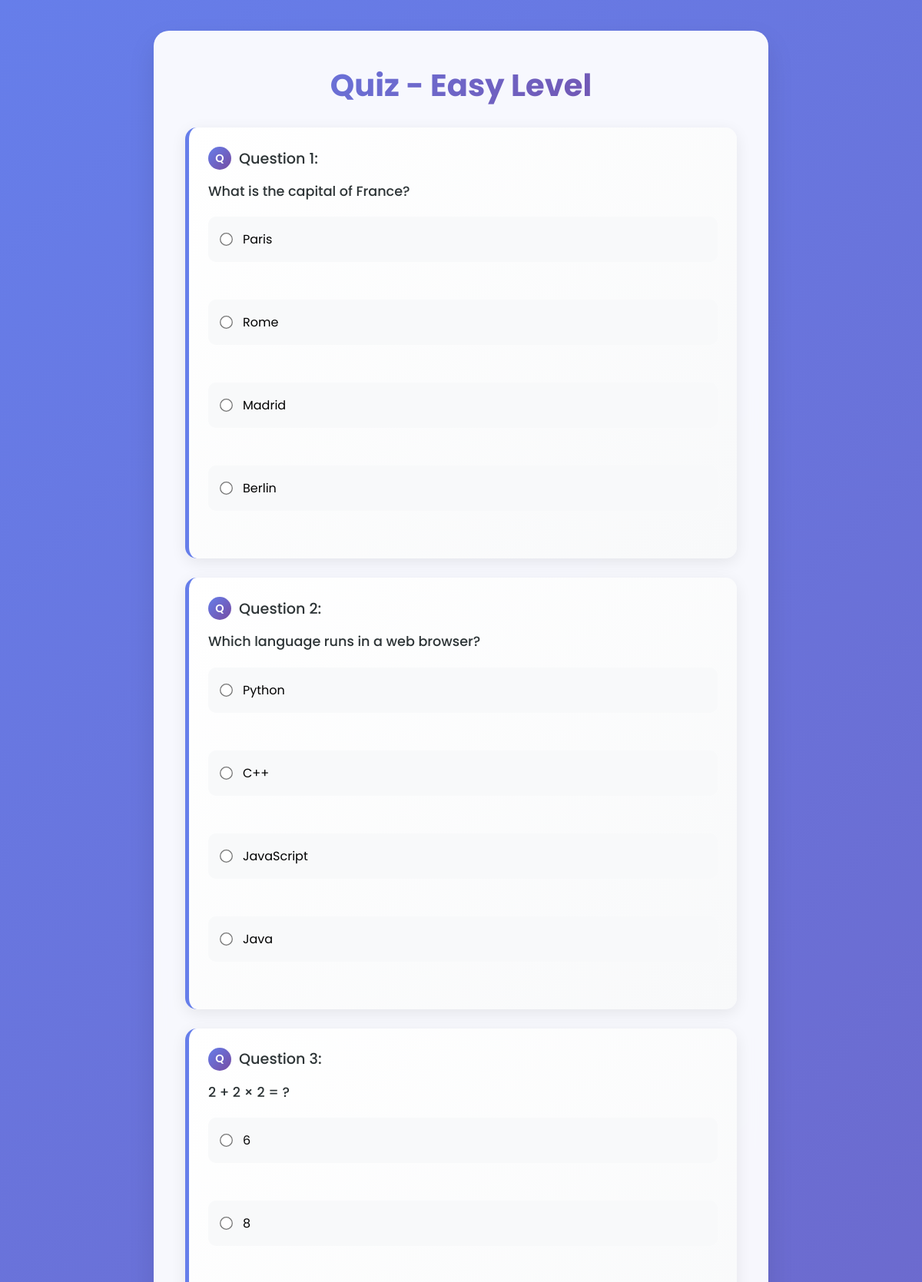
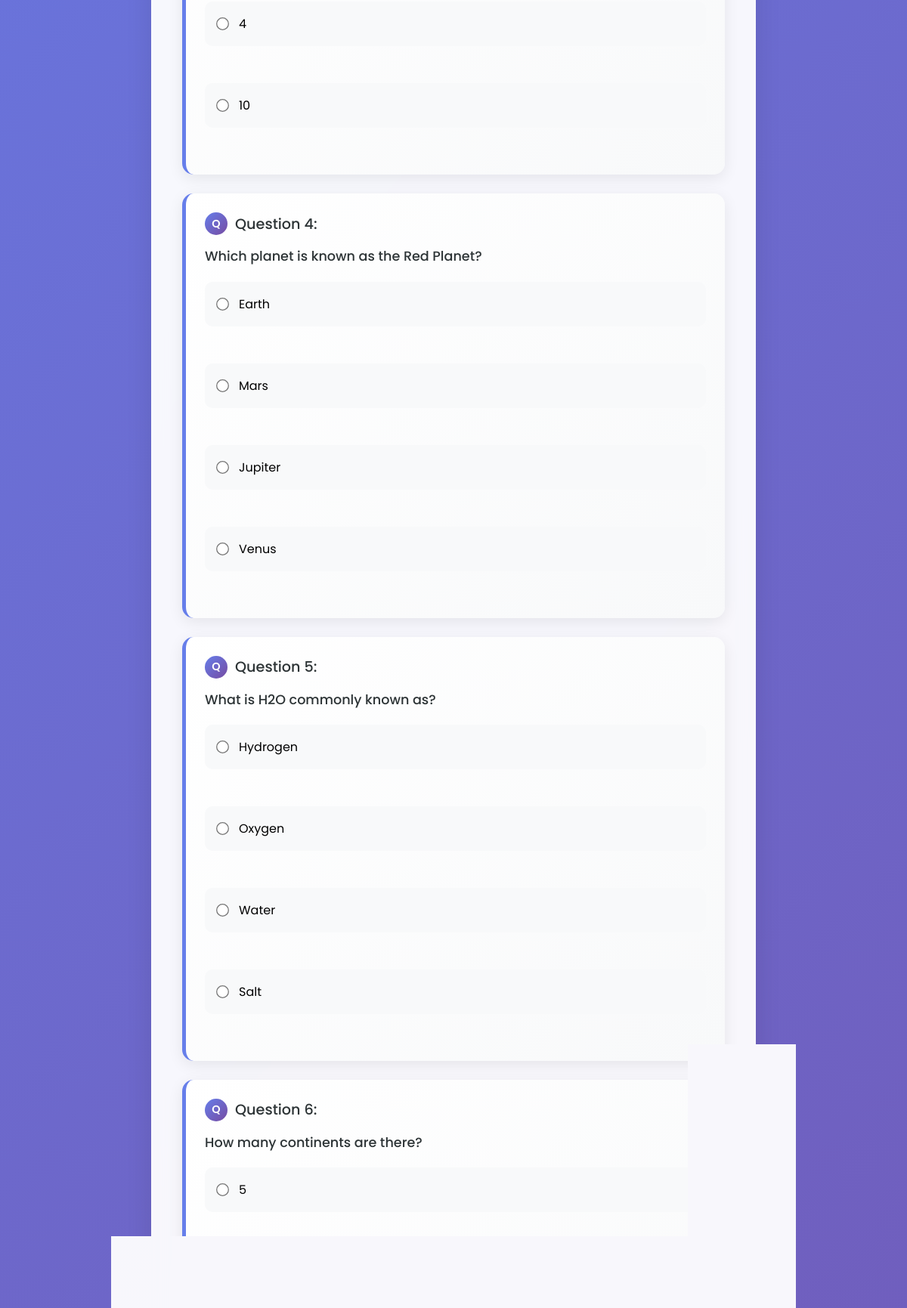
Screenshot of /quiz.php (upper part) with the database file from the repository (2 pictures, top to bottom).
### tables this page shows
CREATE TABLE `questions` (
  `id` int(11) NOT NULL,
  `question` text NOT NULL,
  `option_a` varchar(255) NOT NULL,
  `option_b` varchar(255) NOT NULL,
  `option_c` varchar(255) NOT NULL,
  `option_d` varchar(255) NOT NULL,
  `correct_answer` varchar(255) NOT NULL,
  `level` enum('easy','medium','hard') NOT NULL
);

### quiz.php (the view, shortened to what this page needs)
<?php
include 'db_connect.php';
$level = isset($_GET['level']) ? $_GET['level'] : 'easy';
$query = "SELECT * FROM questions WHERE level='$level' ORDER BY id ASC LIMIT 10";
$result = $conn->query($query);
?>
<!DOCTYPE html>
<html>
<head>
    <link rel="stylesheet" href="styles.css">
</head>
<body>
    <div class="quiz-container">
        <h1>Quiz - <?php echo ucfirst($level); ?> Level</h1>
        <form action="result.php" method="POST">
            <?php
            $qnum = 1;
            while ($row = $result->fetch_assoc()):
            ?>
            <div class="question-card">
                <h3>Question <?php echo $qnum++; ?>:</h3>
                <p><?php echo $row['question']; ?></p>
                <div class="options">
                    <?php foreach (['a', 'b', 'c', 'd'] as $opt): ?>
                        <label>
                            <input type="radio" name="answer[<?php echo $row['id']; ?>]" value="<?php echo $row['option_'.$opt]; ?>" required>
                            <?php echo $row['option_'.$opt]; ?>
                        </label><br>
                    <?php endforeach; ?>
                </div>
            </div>
            <?php endwhile; ?>
        </form>
    </div>
</body>
</html>

### styles.css (style rules this page uses)
* { margin: 0; padding: 0; box-sizing: border-box; }
body { font-family: 'Poppins', sans-serif; background: linear-gradient(135deg, #667eea 0%, #764ba2 100%); min-height: 100vh; margin: 0; display: flex; align-items: center; justify-content: center; padding: 20px; }
.container, .quiz-container { background: rgba(255, 255, 255, 0.95); backdrop-filter: blur(10px); padding: 40px; border-radius: 20px; box-shadow: 0 15px 35px rgba(0, 0, 0, 0.1); text-align: center; width: 90%; max-width: 800px; border: 1px solid rgba(255, 255, 255, 0.2); margin: 20px 0; }
h1 { color: #2d3436; font-size: 2.5rem; margin-bottom: 15px; font-weight: 700; background: linear-gradient(135deg, #667eea, #764ba2); -webkit-background-clip: text; -webkit-text-fill-color: transparent; background-clip: text; }
h3 { color: #2d3436; font-size: 1.3rem; margin-bottom: 15px; font-weight: 500; }
.quiz-container form { text-align: left; }
.question-card { background: linear-gradient(135deg, #ffffff, #f8f9fa); padding: 25px; border-radius: 15px; margin: 25px 0; box-shadow: 0 5px 20px rgba(0, 0, 0, 0.08); border-left: 5px solid #667eea; transition: all 0.3s ease; position: relative; overflow: hidden; }
.question-card::before { content: ''; position: absolute; top: 0; left: 0; width: 100%; height: 3px; background: linear-gradient(90deg, #667eea, #764ba2); opacity: 0; transition: opacity 0.3s ease; }
.question-card h3 { color: #2d3436; font-size: 1.2rem; margin-bottom: 15px; display: flex; align-items: center; gap: 10px; }
.question-card h3::before { content: 'Q'; background: linear-gradient(135deg, #667eea, #764ba2); color: white; width: 30px; height: 30px; border-radius: 50%; display: flex; align-items: center; justify-content: center; font-size: 0.9rem; font-weight: 600; }
.question-card p { color: #2d3436; font-size: 1.1rem; font-weight: 500; margin-bottom: 20px; line-height: 1.5; }
.options { margin-top: 15px; }
.options label { display: flex; align-items: center; margin: 12px 0; padding: 15px; background: #f8f9fa; border-radius: 10px; cursor: pointer; transition: all 0.3s ease; border: 2px solid transparent; font-weight: 400; }
.options input[type="radio"] { margin-right: 15px; transform: scale(1.3); accent-color: #667eea; }

### rows the page displays
questions: question "What is the capital of France?", option_a "Paris", option_b "Rome", option_c "Madrid", option_d "Berlin"
questions: question "Which language runs in a web browser?", option_a "Python", option_b "C++", option_c "JavaScript", option_d "Java"
questions: question "2 + 2 × 2 = ?", option_a "6", option_b "8", option_c "4", option_d "10"
questions: question "Which planet is known as the Red Planet?", option_a "Earth", option_b "Mars", option_c "Jupiter", option_d "Venus"
questions: question "What is H2O commonly known as?", option_a "Hydrogen", option_b "Oxygen", option_c "Water", option_d "Salt"
questions: question "How many continents are there?", option_a "5"

### other values shown
$level "Easy"
